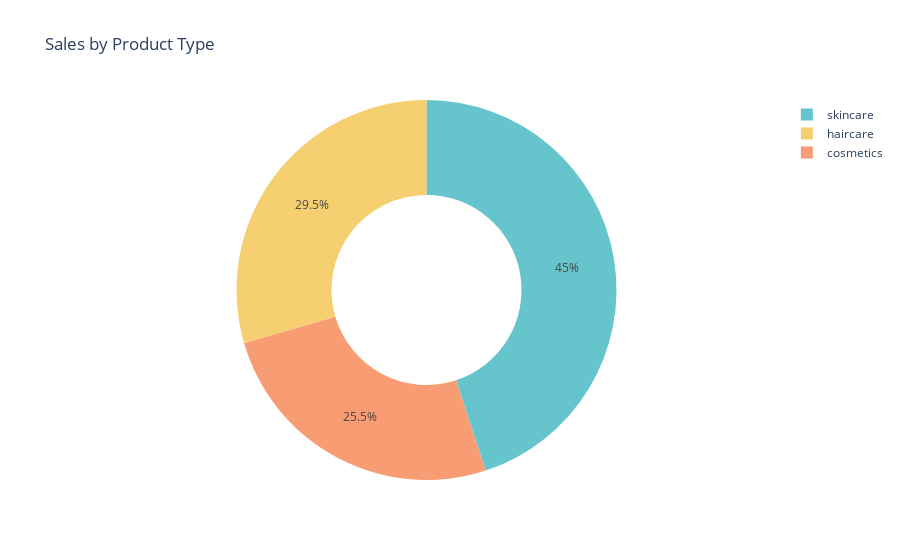

The notebook cell saved with this chart:
### Code cell
# For better understanding will use a pie chart for the above code

pie_chart = px.pie(
    sales_data,
    values='Number of products sold',
    names='Product type',
    title='Sales by Product Type',
    hole=0.5,
    color_discrete_sequence=px.colors.qualitative.Pastel,
)

pie_chart.show()

### Figure 1 — Plotly figure (JSON) as saved in the notebook; plotly's stock layout.template omitted (floating-point values rounded to 4 significant figures)
{"data": [{"domain": {"x": [0, 1], "y": [0, 1]}, "hole": 0.5, "hovertemplate": "Product type=%{label}<br>Number of products sold=%{value}<extra></extra>", "labels": ["cosmetics", "haircare", "skincare"], "legendgroup": "", "name": "", "showlegend": true, "type": "pie", "values": [11757, 13611, 20731]}], "layout": {"autosize": true, "legend": {"tracegroupgap": 0}, "piecolorway": ["rgb(102, 197, 204)", "rgb(246, 207, 113)", "rgb(248, 156, 116)", "rgb(220, 176, 242)", "rgb(135, 197, 95)", "rgb(158, 185, 243)", "rgb(254, 136, 177)", "rgb(201, 219, 116)", "rgb(139, 224, 164)", "rgb(180, 151, 231)", "rgb(179, 179, 179)"], "title": {"text": "Sales by Product Type"}}}
